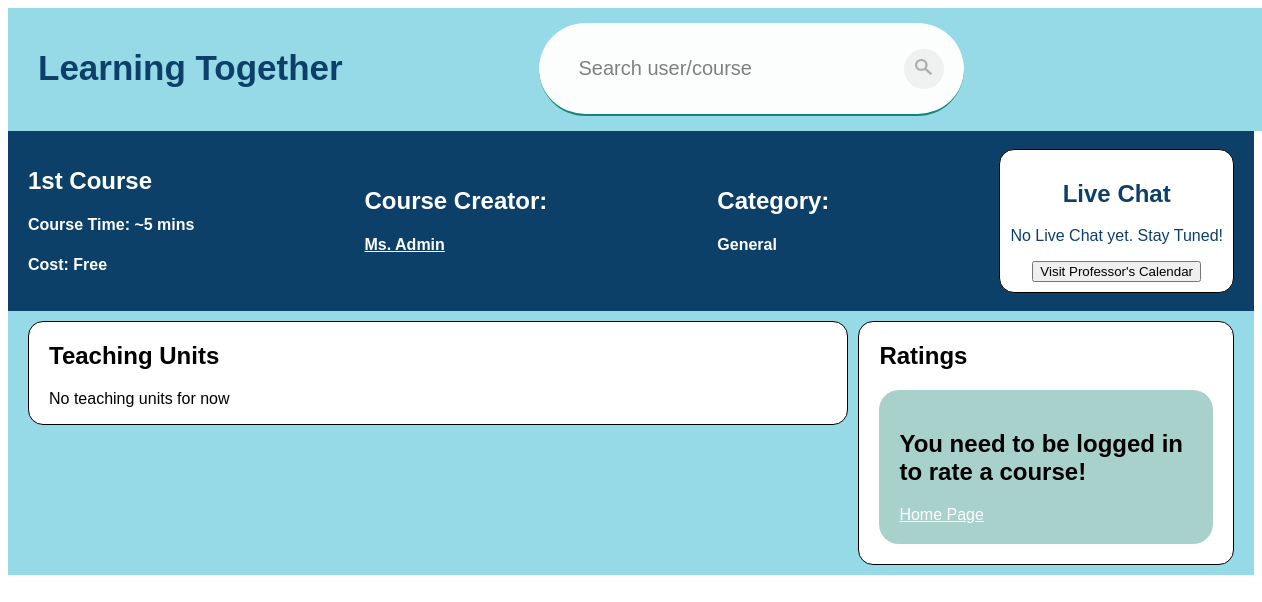
The page /course/1 on the database as committed earlier.
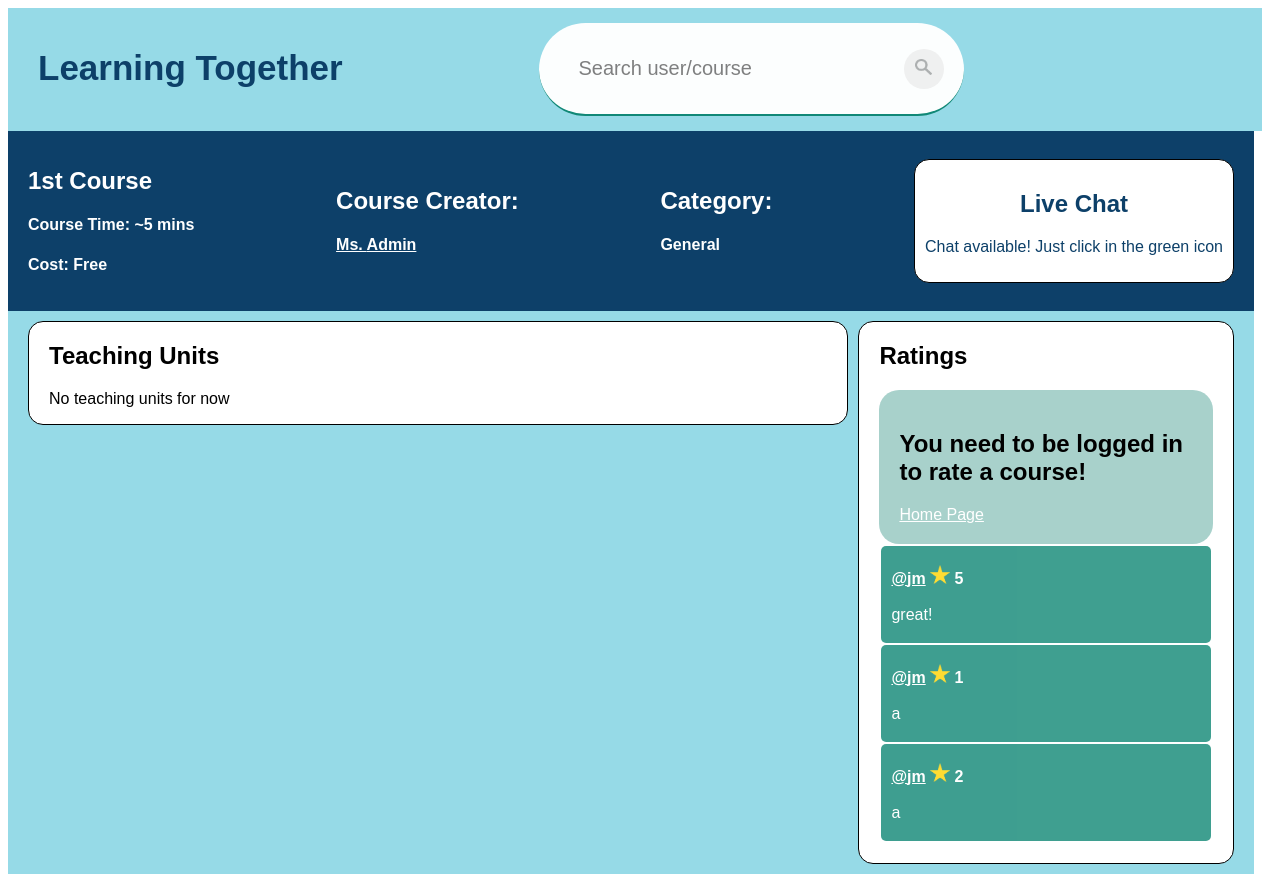
The same page on the database as committed later.
### app/models.py (models this page shows, shortened)
class Course(models.Model):
    categoryId = models.ForeignKey(Category, on_delete=models.PROTECT)
    name = models.CharField(max_length=100)
    averageMasterTime = models.SmallIntegerField()
    price = models.DecimalField(max_digits=6, decimal_places=2)
    description = models.CharField(max_length=200, blank=True)
    link = models.CharField(max_length=200, default="")

class Public(models.Model):
    profileId = models.ForeignKey(Profile, on_delete=models.CASCADE)
    name = models.CharField(max_length=50)
    surname = models.CharField(max_length=50)
    avatar = models.SmallIntegerField()
    createdDate = models.DateField(auto_now_add=True)

class Category(models.Model):
    category = models.CharField(max_length=50)

class Rating(models.Model):
    userId = models.ForeignKey(User, on_delete=models.CASCADE)
    courseId = models.ForeignKey(Course, on_delete=models.CASCADE)
    comment = models.CharField(max_length=200)
    rating = models.SmallIntegerField()

### app/views.py (the view)
# urls.py: path('course/<id>', views.coursePage, name='coursePage'),
def coursePage(request, id):
    course = models.Course.objects.filter(id__exact=id)
    if not course:
        messages.error(request, "Course doesn't exist")
        return redirect('home')
    else:
        courseMade = models.CoursesMade.objects.filter(courseId__exact=id)
        thisUser = False
        if request.user.is_authenticated:
            if courseMade[0].publicId.profileId.userId.id == request.user.id:
                thisUser = True
        teachingUnits = models.TeachingUnit.objects.filter(
            courseId__exact=course[0])
        liveChat = models.LiveChat.objects.filter(courseId__exact=course[0])
        if not liveChat:
            liveChat = [None]
            chat_enable = None
        elif liveChat[0].chat_enable==0:
            chat_enable = 0
        elif liveChat[0].chat_enable==1:
            chat_enable = 1
        enrolled = thisUser
        if not thisUser and request.user.is_authenticated:
            profile = models.Profile.objects.filter(
                userId__exact=request.user.id)
            private = models.Private.objects.filter(
                profileId__exact=profile[0].id)
            courseEnrolled = models.CoursesEnrolled.objects.filter(
                privateId__exact=private[0].id, courseId__exact=id)
            if courseEnrolled:
                enrolled = True
            else:
                enrolled = False
        elif not request.user.is_authenticated:
            enrolled = True
        ratings = models.Rating.objects.filter(courseId__exact=course[0])
        return render(request, "app/coursePage.html", {'course': course[0],
                                                       'creator': courseMade[0].publicId,
                                                       'teachingUnits': teachingUnits,
                                                       'liveChat': liveChat[0],
                                                       'chat_able': chat_enable,
                                                       'ratings': ratings,
                                                       'thisUser': thisUser,
                                                       'showOptions': False,
                                                       'enrolled': enrolled})

### templates/app/coursePage.html (shortened to what this page needs)
{% extends 'app/base.html' %}
{% block content %}
{% load static %}
{% include 'app/navBar.html' with thisUser=thisUser userId=creator.profileId.userId.id showOptions=showOptions %}
<head>
  <link rel="stylesheet" href="..\static\addtu.css">
</head>
<div class="course-header">
  <div class="info">
    <h2>{{ course.name }}</h2>
    <h4>Course Time: ~{{ course.averageMasterTime }} mins</h4>
    {% if course.price == 0%}
      <h4>Cost: Free</h4>
    {% else %}
      <h4>Cost: {{ course.price }}€</h4>
    {% endif %}
  </div>
  <div>
    <h2>Course Creator:</h2>
    <h4><a href="../viewProfile/{{ creator.profileId.userId.id }}"> {{ creator.name}} {{ creator.surname }}</a></h4>
  </div>
  <div>
    <h2>Category:</h2>
    <h4>{{ course.categoryId.category }}</h4>
  </div>
  <div class="live-chat">
    <h2>Live Chat</h2>
  {% if not thisUser %}
    {% if liveChat is not None and enrolled %}
      {%if chat_able == 1%}
        <p>Chat available! Just click in the green icon</p>
      {% endif %}
    {% else %}
      {% if enrolled %}
        <p>No Live Chat yet. Stay Tuned!</p>
        <a href="{{course.link}}">
          <input type="button" value="Visit Professor's Calendar" />
        </a>
      {% else %}
        <p>Enroll to have access!</p>
      {% endif %}
    {% endif %}
  {% else %}
    {% if chat_able == 0 %}
      <p>Live chat is deactivated</p>
    {% else %}
      <p>Live chat is activated</p>
    {% endif %}
  {% endif %}
  </div>
</div>
<div class="course-body">
  <div class="teaching-units">
    <h2>Teaching Units</h2>
    {% if not teachingUnits %}
      <p>No teaching units for now</p>
    {% endif %}
  </div>
  <div class="ratings">
    <div class="ratings-header">
      <h2>Ratings</h2>
    </div>
    {% if enrolled and not thisUser%}
    <div class="container">
      {%include 'app/rateCourse.html'%}
    </div>
    {% endif %}
    {% if not ratings %}
      {% if not user.is_authenticated %}
      {% elif not enrolled %}
      <p>To rate this course you need to be enrolled!</p>
      {% elif thisUser %}
      <p>No ratings yet!</p>
      {% else %}
      <p>Be the first one to rate this course!</p>
      {% endif %}
    {% else %}
      {% for rating in ratings %}
      <div class="rating">
        <p><b><a href="../viewProfile/{{ rating.userId.id }}">@{{ rating.userId.username }}</a> <img class= "star" src="{% static 'images/' %}star.png"> {{rating.rating }}</b><br><br>{{ rating.comment }}</p>
      </div>
      {% endfor %}
    {% endif %}
  </div>
</div>
{% endblock %}

### templates/app/base.html (shortened to what this page needs)
{% load static %}
<!DOCTYPE html>
<html>
  <link rel="stylesheet" href="/static/test.css" />
  <head>
  </head>
  <body>
    {% block content %} {% endblock content %}
    {% load sweetify %} {% sweetify %}
  </body>
</html>

### templates/app/navBar.html (shortened to what this page needs)
<nav class="navbar">
    <div class="title"><a style="text-decoration: none; color:rgb(13, 64, 105);" href="../">Learning Together</a></div>
    <div >
        {% include 'app/searchBar.html' %}
    </div>
</nav>

### templates/app/searchBar.html (shortened to what this page needs)
{% load static %}
<form action="../searchResults" class= "search-bar" method="GET" >
  <input class= "input" type="text" id="name" name="name" placeholder="Search user/course">
  <button class="searchButton" type="submit"><img src= "{%static 'images/search.png'%}"></button>
</form>

### templates/app/menu.html (shortened to what this page needs)
{% load static %}

### templates/app/rateCourse.html (shortened to what this page needs)
{% load static %}
{% if user.is_authenticated %}
<form method="POST" action="../saveRating">
    {% csrf_token %}
    <input type="hidden" name="userId" value="{{ user.id }}">
    <input type="hidden" name="courseId" value="{{ course.id }}">
    <label for="rating"><img src="{% static 'images/' %}star.png"></label>
    <input class="inputStar" type="number" name="rating" min="1" max="5"><br><br>
    <label for="comment"></label>
    <textarea rows="4" cols="25" class="inputComment" name="comment" placeholder="Comment (/200 letters)"></textarea>
    <br>
    <input class="button" type="submit" value="Submit">
</form>
{% else %}
<h2>You need to be logged in to rate a course!</h2>
<a href="../">Home Page</a>
{% endif %}

### static/test.css (style rules this page uses)
body { background-color: rgb(255, 255, 255); font-family: sans-serif; }

### templates/app/coursePage.html (style rules this page uses)
.course-header { background-color: rgb(13, 64, 105); color: white; padding: 10px; padding-left: 20px; padding-right: 20px; display: flex; justify-content: space-between; align-items: center; height: 20vh; }
.live-chat { padding: 10px; border: 1px solid black; border-radius: 15px; background-color: white; color: rgb(13, 64, 105); text-align: center; }
.course-body { display: flex; justify-content: space-between; padding: 10px; padding-left: 20px; padding-right: 20px; background-color: #96dae7; align-items: flex-start; height:fit-content; }
.teaching-units { padding-left: 20px; padding-right: 20px; background-color: white; width: 70%; margin-right: 10px; border: 1px solid black; border-radius: 15px; }
.ratings { padding: 20px; padding-top: 0px; background-color: white; width: 30%; border: 1px solid black; border-radius: 15px; }
a { color: white; }
.rating { background-color: #0f8775; opacity: 80%; color: white; padding:3px; border-radius: 5px; padding-left: 10px; margin: 2px; }
.ratings-header { display: flex; justify-content: space-between; align-items: center; }
.container { background-color: #5eaa9f89; max-width: 500px; padding: 20px; border-radius: 20px; }
.star { width: 20px; }

### templates/app/navBar.html (style rules this page uses)
.navbar { display: flex; width: 100%; background-color: #96dae7; position: relative; justify-content: space-between; vertical-align: middle; text-align: center; padding: 15px 30px; }
.navbar .title { font-size: 35px; font-weight: 800; vertical-align:middle; color: rgb(13, 64, 105); cursor: pointer; margin-top: 2%; font-family: sans-serif; }

### templates/app/searchBar.html (style rules this page uses)
.input { width: 100%; border: 0; padding: 5px; font-size: 17px; outline: 0; }
img { width: 13px; }
.search-bar { width: 100%; max-width: 500px; background: white; opacity: 0.98; border-bottom: 2px solid #0f8775; display: flex; align-items: center; border-radius: 60px; padding: 10px 20px; }
.search-bar input { background: white; opacity: 0.98; flex: 1; border: 0; outline: none; padding: 24px 20px; font-size: 20px; color: black; }
::placeholder { color:rgba(0, 0, 0, 0.514); }
.search-bar .searchButton img { width: 17px; }
.search-bar .searchButton { border:0; border-radius: 50%; width: 40px; height: 40px; background: #f1f1f1; cursor: pointer; }

### templates/app/rateCourse.html (style rules this page uses)
img { width:25px; }

Rows that differ between the two databases and show on the page:
added Rating: userId.username "jm", rating "5", comment "great!"
added Rating: userId.username "jm", rating "1", comment "a"
added Rating: userId.username "jm", rating "2", comment "a"
Other text that changed with them:
form field value: "Visit Professor's Calendar" → (not shown)
text no longer shown: "No Live Chat yet. Stay Tuned!"
text now shown: "Chat available! Just click in the green icon"
